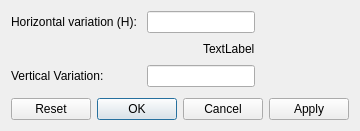
<?xml version="1.0" encoding="UTF-8"?>
<ui version="4.0">
 <class>RawDataRiverCrosssectionAltitudeMoveDialog</class>
 <widget class="QDialog" name="RawDataRiverCrosssectionAltitudeMoveDialog">
  <property name="geometry">
   <rect>
    <x>0</x>
    <y>0</y>
    <width>336</width>
    <height>131</height>
   </rect>
  </property>
  <property name="windowTitle">
   <string>Move Elevation Point</string>
  </property>
  <layout class="QVBoxLayout" name="verticalLayout">
   <item>
    <layout class="QHBoxLayout" name="horizontalLayout_2">
     <item>
      <layout class="QGridLayout" name="gridLayout">
       <item row="0" column="0">
        <widget class="QLabel" name="horizontalLabel">
         <property name="text">
          <string>Horizontal variation (H): </string>
         </property>
        </widget>
       </item>
       <item row="0" column="1">
        <widget class="RealNumberEditWidget" name="horizontalEdit"/>
       </item>
       <item row="1" column="0" colspan="2">
        <layout class="QHBoxLayout" name="horizontalLayout">
         <item>
          <spacer name="horizontalSpacer">
           <property name="orientation">
            <enum>Qt::Horizontal</enum>
           </property>
           <property name="sizeHint" stdset="0">
            <size>
             <width>40</width>
             <height>20</height>
            </size>
           </property>
          </spacer>
         </item>
         <item>
          <widget class="QLabel" name="horizontalNote">
           <property name="text">
            <string>TextLabel</string>
           </property>
          </widget>
         </item>
        </layout>
       </item>
       <item row="2" column="0">
        <widget class="QLabel" name="verticalLabel">
         <property name="text">
          <string>Vertical Variation:</string>
         </property>
        </widget>
       </item>
       <item row="2" column="1">
        <widget class="RealNumberEditWidget" name="verticalEdit"/>
       </item>
      </layout>
     </item>
     <item>
      <spacer name="horizontalSpacer_2">
       <property name="orientation">
        <enum>Qt::Horizontal</enum>
       </property>
       <property name="sizeHint" stdset="0">
        <size>
         <width>40</width>
         <height>20</height>
        </size>
       </property>
      </spacer>
     </item>
    </layout>
   </item>
   <item>
    <spacer name="verticalSpacer">
     <property name="orientation">
      <enum>Qt::Vertical</enum>
     </property>
     <property name="sizeHint" stdset="0">
      <size>
       <width>20</width>
       <height>0</height>
      </size>
     </property>
    </spacer>
   </item>
   <item>
    <widget class="QDialogButtonBox" name="buttonBox">
     <property name="orientation">
      <enum>Qt::Horizontal</enum>
     </property>
     <property name="standardButtons">
      <set>QDialogButtonBox::Apply|QDialogButtonBox::Cancel|QDialogButtonBox::Ok|QDialogButtonBox::Reset</set>
     </property>
    </widget>
   </item>
  </layout>
 </widget>
 <customwidgets>
  <customwidget>
   <class>RealNumberEditWidget</class>
   <extends>QLineEdit</extends>
   <header>guibase/realnumbereditwidget.h</header>
  </customwidget>
 </customwidgets>
 <resources/>
 <connections>
  <connection>
   <sender>buttonBox</sender>
   <signal>accepted()</signal>
   <receiver>RawDataRiverCrosssectionAltitudeMoveDialog</receiver>
   <slot>accept()</slot>
   <hints>
    <hint type="sourcelabel">
     <x>248</x>
     <y>254</y>
    </hint>
    <hint type="destinationlabel">
     <x>157</x>
     <y>274</y>
    </hint>
   </hints>
  </connection>
  <connection>
   <sender>buttonBox</sender>
   <signal>rejected()</signal>
   <receiver>RawDataRiverCrosssectionAltitudeMoveDialog</receiver>
   <slot>reject()</slot>
   <hints>
    <hint type="sourcelabel">
     <x>316</x>
     <y>260</y>
    </hint>
    <hint type="destinationlabel">
     <x>286</x>
     <y>274</y>
    </hint>
   </hints>
  </connection>
 </connections>
</ui>
